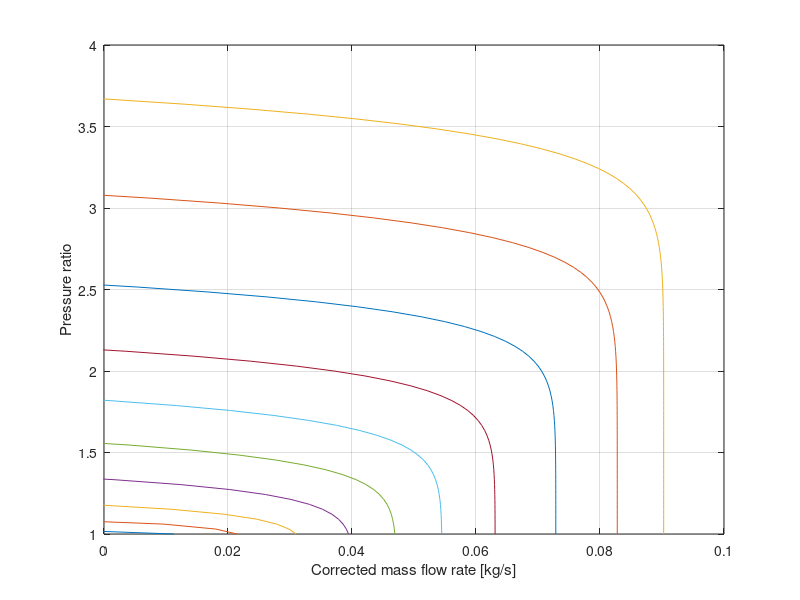

The MATLAB script that drew this image: (Note: this script raises an error after producing the figure.)
clear all
%close all

%% パラメータの初期設定
% Set Compressor Parameter
cmp.param.dc = 0.2286;      % [m]
cmp.param.eta_is = 0.8;     % [-]
cmp.param.eta_mech = 0.98;  % [-]
cmp.map.coeff.a = [-3.69906e-5, 2.70399e-4, -5.36235e-4, -4.63685e-5, 2.21195e-3];
cmp.map.coeff.b = [1.766467,-1.34837,2.44419];
cmp.map.coeff.c = [-9.78755e-3, 0.10581, -0.42937, 0.80121, -0.68344, 0.43331];
cmp.ref.p = 101325;         % [Pa]
cmp.ref.T = 293.15;         % [K]
cmp.ref.R = 287;            % [J/kg/K]
cmp.ref.kap = 1.4;          % [-]
cmp.ref.cp = 1005;          % [J/kg/K]

% Physical property
R = cmp.ref.R;      % [J/kg/K]
kap = cmp.ref.kap;  % [-]
cp = cmp.ref.cp;    % [J/kg/K]

%% コンプレッサマップの作成
N_table = linspace(10000,100000,10);
pr = linspace(1,4,100);
T_ref = cmp.ref.T;
R_ref = cmp.ref.R;
p_ref = cmp.ref.p;

Wcr = zeros(size(N_table,2),size(pr,2));

Uc = N_table * pi/30 * (cmp.param.dc/2);
MUc = Uc / sqrt(cmp.ref.kap*cmp.ref.R*cmp.ref.T);
a = cmp.map.coeff.a;
b = cmp.map.coeff.b;
c = cmp.map.coeff.c;
phi_max = a(1)*MUc.^4 + a(2)*MUc.^3 + a(3)*MUc.^2 + a(4)*MUc + a(5);
beta = b(1)*MUc.^2 + b(2)*MUc + b(3);
MUy_max = c(1)*MUc.^5 + c(2)*MUc.^4 + c(3)*MUc.^3 + c(4)*MUc.^2 + c(5)*MUc + c(6);

MUy = zeros(size(Uc,2),size(pr,2));
phi = zeros(size(Uc,2),size(pr,2));
for i = 1:size(Uc,2)
    MUy(i,:) = cp*T_ref*(pr.^((kap-1)/kap)-1) / (Uc(i)^2/2);
    phi(i,:) = phi_max(i) * (1 -  exp((MUy(i,:)/MUy_max(i) -1)*beta(i)));
    Wcr(i,:) = phi(i,:) * Uc(i) * p_ref/(R_ref*T_ref) * pi/4*cmp.param.dc^2;
end

%% Compressor P-Q Map
figure('Name','Compressor P-Q Map')
hold on
grid on
box on

for i = 1:size(N_table,2)
    plot(Wcr(i,:),pr);
end

xlim([0 0.1]);
xlabel("Corrected mass flow rate [kg/s]");
ylabel("Pressure ratio");

figure('Name','Compressor non-dimensional Map')
hold on
grid on
box on

for i = 1:size(N_table,2)
    plot(phi(i,:),MUy(i,:));
end

xlim([0 max(phi,[],"all")]);
ylim([0 0.4])
xlabel("Flow coefficient [-]");
ylabel("Pressure coefficient [-]");

